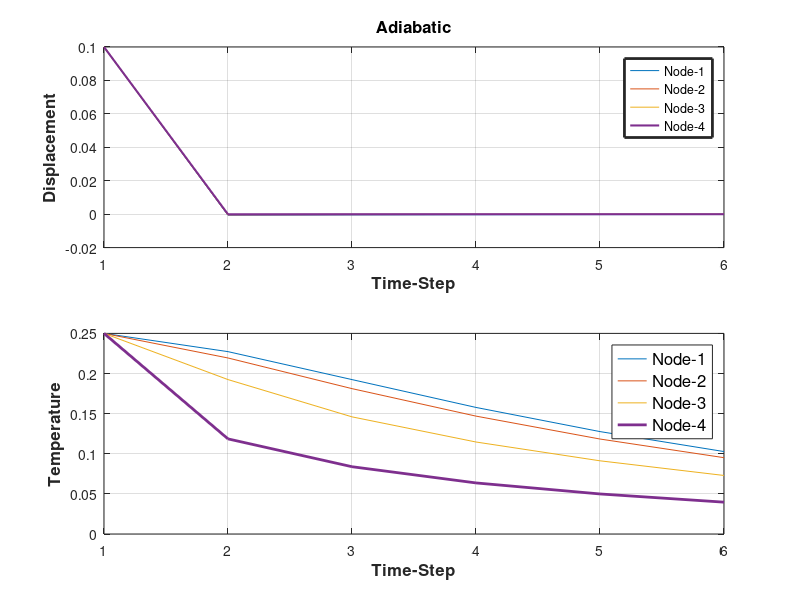

Source code (MATLAB):
clear all; close all; clc; 

% Problem P33

dt  = 0.1;
% Material Parameters:
E = 100;
c = 1.0;
k=1.0;
h=0.5;
m = 0.3;
d0 = [0.1 0.25 0.1 0.25 0.1 0.25 0.1 0.25]';
d = d0;
B = 0.667*c*h/dt + 5.334*k/h;

% Adiabatic System: 

A1_ad = [2.334*E/h m/4 -2.667*E/h 0.3335*m 0.3335*E/h -0.08335*m 0 0
    -m/(2*dt) c*h/(6*dt)+2.334*k/(h) 0.667*m/(1*dt) -2.668*k/(h) -m/(6*dt) 0.334*k/h 0 0
    -2.667*E/h -0.335*m (5.334*E)/h 0 -2.667*E/h 0.335*m 0 0
    -0.667*m/(dt) -2.667*k/(h) 0 B 0.667*m/(1*dt) -2.667*k/(h) 0 0
    0.334*E/h 0.08335*m -2.667*E/h -0.335*m 4.6667*E/h 0 -2.667*E/h 0.335*m
    0.1667*m/dt 0.334*k/h -0.667*m/(dt) -2.667*k/(h) 0 0.3334*c*h/dt+4.667*k/h 0.667*m/(1*dt) -2.668*k/(h)
    0 0 0 0 -2.667*E/h -0.335*m 5.334*E/h 0
    0 0 0 0 -0.667*m/(1*dt) -2.667*k/(h) 0 B];


A0_ad = [0 -m/4 0 -0.335*m 0 0.08335*m 0 0;
    -m/(2*dt) 0.1667*c*h/(dt) 0.667*m/(dt) 0 -0.1667*m/dt 0 0 0;
    0 0.334*m 0 0 0 -0.335*m 0 0;
    -0.667*m/dt 0 0 0.667*(c*h/(1*dt)) 0.667*m/(1*dt) 0 0 0;
    0 -0.08335*m 0 0.334*m 0 0 0 -0.335*m;
    0.1667*m/dt 0 -0.667*m/(1*dt) 0 0 (c*h/(3*dt)) 0.667*m/(1*dt) 0;
    0 0 0 0 0 0.334*m 0 0;
    0 0 0 0 -0.667*m/(1*dt) 0 0 0.667*(c*h/(1*dt))];

d_ad(:,1) = d0;
for n = 2:6
    d_ad(:,n) = A1_ad\(A0_ad*d);
    d=d_ad(:,n);
end


t = 1:6;
figure(2)
subplot(2,1,1)
plot(t,d_ad(1,:),t,d_ad(3,:),t,d_ad(5,:),t,d_ad(7,:),'LineWidth',1.5)
xlabel('Time-Step','FontWeight','bold','FontSize',12)
ylabel('Displacement','FontWeight','bold','FontSize',12)
legend({'Node-1','Node-2','Node-3','Node-4'},'LineWidth',2)
title('Adiabatic','FontWeight','bold','FontSize',12)
grid on

subplot(2,1,2)
plot(t,d_ad(2,:),t,d_ad(4,:),t,d_ad(6,:),t,d_ad(8,:),'LineWidth',2)
xlabel('Time-Step','FontWeight','bold','FontSize',12')
ylabel('Temperature','FontWeight','bold','FontSize',12)
legend({'Node-1','Node-2','Node-3','Node-4'},'FontSize',12)
grid on

% title('Adiabatic','FontWeight','bold','FontSize',12)
% ylim([-1,1])